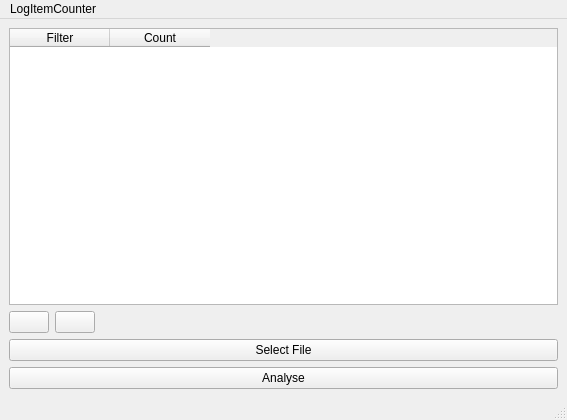
<?xml version="1.0" encoding="UTF-8"?>
<ui version="4.0">
 <class>MainWindow</class>
 <widget class="QMainWindow" name="MainWindow">
  <property name="geometry">
   <rect>
    <x>0</x>
    <y>0</y>
    <width>567</width>
    <height>420</height>
   </rect>
  </property>
  <property name="minimumSize">
   <size>
    <width>300</width>
    <height>300</height>
   </size>
  </property>
  <property name="windowTitle">
   <string>LogItemCounter</string>
  </property>
  <widget class="QWidget" name="centralwidget">
   <layout class="QGridLayout" name="gridLayout">
    <item row="0" column="0">
     <layout class="QVBoxLayout" name="verticalLayout">
      <item>
       <widget class="QTableWidget" name="tableWidget">
        <property name="editTriggers">
         <set>QAbstractItemView::NoEditTriggers</set>
        </property>
        <property name="alternatingRowColors">
         <bool>true</bool>
        </property>
        <property name="showGrid">
         <bool>false</bool>
        </property>
        <column>
         <property name="text">
          <string>Filter</string>
         </property>
        </column>
        <column>
         <property name="text">
          <string>Count</string>
         </property>
        </column>
       </widget>
      </item>
      <item>
       <layout class="QHBoxLayout" name="horizontalLayout">
        <item>
         <widget class="QPushButton" name="pushButton_2">
          <property name="text">
           <string/>
          </property>
          <property name="icon">
           <iconset resource="images.qrc">
            <normaloff>:/add</normaloff>:/add</iconset>
          </property>
         </widget>
        </item>
        <item>
         <widget class="QPushButton" name="pushButton_3">
          <property name="text">
           <string/>
          </property>
          <property name="icon">
           <iconset resource="images.qrc">
            <normaloff>:/delete</normaloff>:/delete</iconset>
          </property>
         </widget>
        </item>
        <item>
         <spacer name="horizontalSpacer">
          <property name="orientation">
           <enum>Qt::Horizontal</enum>
          </property>
          <property name="sizeHint" stdset="0">
           <size>
            <width>40</width>
            <height>20</height>
           </size>
          </property>
         </spacer>
        </item>
       </layout>
      </item>
      <item>
       <widget class="QPushButton" name="pushButton">
        <property name="text">
         <string>Select File</string>
        </property>
       </widget>
      </item>
      <item>
       <widget class="QPushButton" name="pushButton_analyse">
        <property name="text">
         <string>Analyse</string>
        </property>
       </widget>
      </item>
     </layout>
    </item>
   </layout>
  </widget>
  <widget class="QMenuBar" name="menubar">
   <property name="geometry">
    <rect>
     <x>0</x>
     <y>0</y>
     <width>567</width>
     <height>24</height>
    </rect>
   </property>
   <widget class="QMenu" name="menuLogItemCounter">
    <property name="title">
     <string>LogItemCounter</string>
    </property>
    <addaction name="action_about_LogItemCounter"/>
    <addaction name="separator"/>
    <addaction name="actionSave_Filter"/>
    <addaction name="actionLoad_Filter"/>
    <addaction name="separator"/>
    <addaction name="actionQuit"/>
   </widget>
   <addaction name="menuLogItemCounter"/>
  </widget>
  <widget class="QStatusBar" name="statusbar"/>
  <action name="action_about_LogItemCounter">
   <property name="text">
    <string>Über LogItemCounter</string>
   </property>
  </action>
  <action name="actionQuit">
   <property name="text">
    <string>Quit</string>
   </property>
  </action>
  <action name="actionSave_Filter">
   <property name="text">
    <string>Save Filter</string>
   </property>
  </action>
  <action name="actionLoad_Filter">
   <property name="text">
    <string>Load Filter</string>
   </property>
  </action>
 </widget>
 <resources>
  <include location="images.qrc"/>
 </resources>
 <connections/>
</ui>
